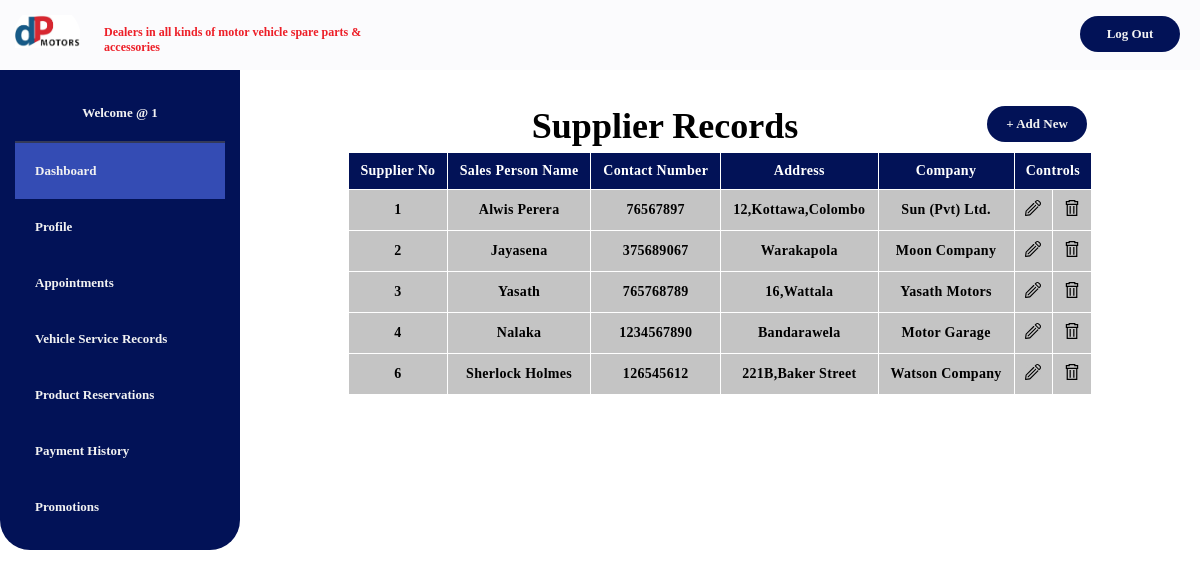
Page /UI/managerInventory&Supplier/managerViewSupplier.php (signed in) on the earlier database version.
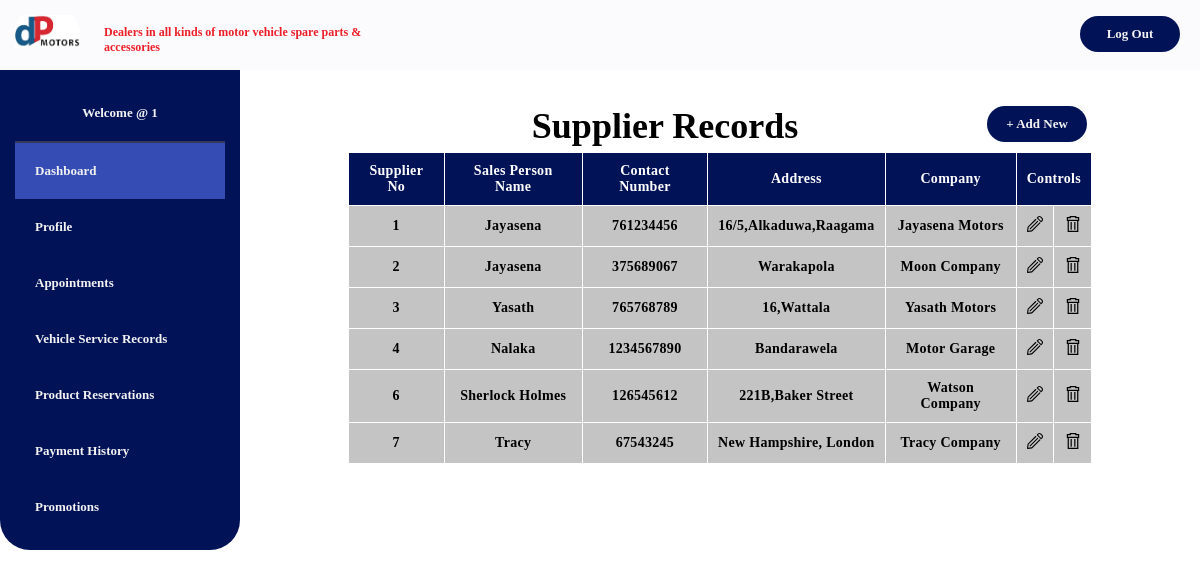
Same page on the later database version.
### tables this page shows
CREATE TABLE `supplier` (
  `supplierno` int(10) NOT NULL,
  `saddress` varchar(255) NOT NULL,
  `contact` int(10) NOT NULL,
  `salespersonname` varchar(255) NOT NULL,
  `suppliercompany` varchar(255) NOT NULL
);

### classes/DB.php (called while the page is built)
<?php
class DB
{
  private static $_server = "localhost";
  private static $_dbname = "2102db";
  private static $_username = "root";
  private static $_password = "";
  public static function connection()
  {
    $conn = null;
    if ($conn == null) {
      try {
        $conn = new PDO(
          'mysql:host=' . self::$_server . ';dbname=' . self::$_dbname,
          self::$_username,
          self::$_password
        );
        $conn->setAttribute(PDO::ATTR_ERRMODE, PDO::ERRMODE_EXCEPTION);
      } catch (PDOException $e) {
        echo 'PDO Error: ' . $e->getMessage();
      }
    }
    return $conn;
  }
}

### classes/Supplier.php (called while the page is built, shortened)
<?php
class Supplier
{
  protected $_db;
  public function __construct(PDO $db = null)
  {
    $this->_db = $db;
  }
  public function getSuppliers()
  {
    $employees = [];
    $stmt = $this->_db->prepare('SELECT * FROM supplier');
    $stmt->execute();
    if ($stmt->rowCount() > 0) {
      $employees = $stmt->fetchAll(PDO::FETCH_ASSOC);
    }
    return $employees;
  }
}

### UI/managerInventory&Supplier/managerViewSupplier.php (the view, shortened to what this page needs)
<?php
if(isset($_SESSION['employeeid']))
{
    $employeeid =  $_SESSION['employeeid'];
}else{
    header("location: ../UI/Auth-UI/customerLogin.php?error=unscuccessful-attempt-managerDashboard");
}
?>
<?php
include "../../classes/DB.php";
include "../../classes/Supplier.php";
$_supplier = new Supplier(DB::connection());
$supplier_list = $_supplier->getSuppliers();
?>
<!DOCTYPE HTML>
<html lang="en">
<head>
    <link rel="stylesheet" href="../../css/main.css">
</head>
<body>
    <div class="row r1">
        <div class="col-13">
            <img src="../../images/logo.png" class="navLogo">
        </div>
        <div class="col-nav">
            <h4 class="navSlogan">Dealers in all kinds of motor vehicle spare parts & accessories</h4>
        </div>
        <div class="col-14 navbar">
        <form action="../../includes/logout-inc.php">
                <button class="navButton"> Log Out </button>
            </form>
        </div>
    </div>
    <div class="row r3">
        <div class="col-15 sideNav">
            <p> Welcome @ <?php echo  $employeeid ?></p> <hr>
            <a href="../dashboards/managerDash.php" class="active"> Dashboard </a>
                                    <a href="../profiles/managerViewProfile.php"> Profile </a>
                                    <a href="../appointments/readAppointments.php"> Appointments </a>
                                    <a href="../Cashier service records/managerViewServiceRecords.php"> Vehicle Service Records </a>
                                    <a href="../Cashier product reservation/managerViewProductResrvation.php"> Product Reservations </a>
                                    <a href="../Cashier View Bill History/ManagerViewAllBills.php"> Payment History </a>
                                    <a href="../promotion/readPromotion.php"> Promotions </a>
        </div>
        <div class="col-16 content">
            <div style="overflow-x:auto;">
                <div class="th-table-container1">
                    <div class="th-add-new-button">
                        <button class="navButton" onclick="onClickOpenAddSupplier()"><b> + Add New</b></button>
                    </div>
                    <h2 class="th-th2">Supplier Records</h2>
                <table class="th-user-table">
                    <thead>
                    <tr>
                      <th>Supplier No</th>
                      <th>Sales Person Name</th>
                      <th>Contact Number</th>
                      <th>Address</th>
                      <th>Company</th>
                      <th colspan="2" style="text-align: center;">Controls</th>
                    </tr>
                    </thead>
                    <tbody>
                    <?php
                    foreach ($supplier_list as $key => $value) {
                        $supplierno =  trim($value['supplierno']);
                        echo "<tr>
                        <td>{$value['supplierno']}</td>
                        <td>{$value['salespersonname']}</td>
                        <td>{$value['contact']}</td>
                        <td>{$value['saddress']}</td>
                        <td>{$value['suppliercompany']}</td>
                        <td>
                        <button
                            class='th-button-icon' " .
                            'onclick="openUpdateDialog(\'' . $supplierno .'\')" '
                            .
                            "
                        >
                        <img src='../../images/Employee & Supplier/edit.svg' class='th-svg-icons'>
                        </button>
                    </td>
                    <td>
                        <button class='th-button-icon'" .
                        'onclick="openDeleteDialog(\'' . $supplierno .'\')" ' .
                        "><img src='../../images/Employee & Supplier/delete.svg' class='th-svg-icons'>
                        </button>
                    </td>
                        </tr>";
                    }
                    ?>
                      </tbody>
                  </table>
            </div>
         </div>
    </div>
</body>
</html>

### css/responsive.css (style rules this page uses)
* { margin:0; padding:0; font-family: 'Tahoma'; font-weight:bold; box-sizing:border-box; }
[class*="col-"] { float: left; padding: 15px; border: 0px solid red; }
.row::after { content: ""; clear: both; display: table; }
.col-13 { width: 7%; }
.col-14 { width: 68%; }
.col-15 { width: 20%; }
.col-16 { width: 80%; }
.col-nav { width: 25%; }
.navLogo { height: auto; width: 65px; z-index: -1; }
.navSlogan { padding-top: 10px; padding-left: 5px; color:#ED1F28; font-size: 12px; }
.r1 { background-color: #FBFBFD; }
.navbar { text-align: center; display: flex; justify-content: end; }
button { border-radius:25px; }
.navButton { border: none; background-color:#021257; width: 100px; padding: 10px 10px; transition-duration:0.4s; cursor: pointer; margin: 1px 5px; text-align: center; text-decoration: none; color:#F2F2F2; font-size: 13px; font-weight: bold; }
.sideNav { border-radius: 0px 0px 30px 30px; background-color: #021257; transition: 0.5s; overflow: hidden; }
.sideNav a, .sideNav p { padding: 20px; text-decoration: none; font-size:13px; color: #F2F2F2; display: block; }
.sideNav p { text-align: center; }
.sideNav a.active { background-color:#344CB4; }
.sideNav hr { border: 0.4px solid #343a58; }

### css/employee-supplier.css (style rules this page uses)
.th-table-container1 { padding:0 10%; margin:20px auto 0; font-family: sans-serif; }
.th-add-new-button { margin-bottom: 5px; float: right; }
.th-th2 { text-align: center; text-decoration: none; font-size: 36px; margin-bottom: 5px; }
.th-user-table { width:100%; border:0px; border-collapse: collapse; }
.th-user-table thead { background-color: #021257; color:#ffffff; }
.th-user-table thead tr th { padding:10px; letter-spacing: 0.30px; font-size: 14px; font-weight: bold; text-align: center; text-decoration: none; border:1px solid #ffffff; border-collapse: collapse; }
.th-user-table tbody tr td { padding:10px; letter-spacing: 0.30px; font-size: 14px; font-weight: bold; text-align: center; text-decoration: none; border:1px solid #ffffff; border-collapse: collapse; background-color: #c4c4c4; color:#000; }
.th-svg-icons { width: 16px; height: 16px; border: none; cursor: pointer; background-color: transparent; }
.th-button-icon { border:none; height:16px; width:16px; background-color: #c4c4c4; }

### css/landingPage.css (style rules this page uses)
.active, .dot:hover { background-color: #717171; }

Differences in the rows shown:
changed supplier id 1: salespersonname "Alwis Perera" → "Jayasena"; contact "76567897" → "761234456"; saddress "12,Kottawa,Colombo" → "16/5,Alkaduwa,Raagama"; suppliercompany "Sun (Pvt) Ltd." → "Jayasena Motors"
added supplier: supplierno "7", salespersonname "Tracy", contact "67543245", saddress "New Hampshire, London", suppliercompany "Tracy Company"
